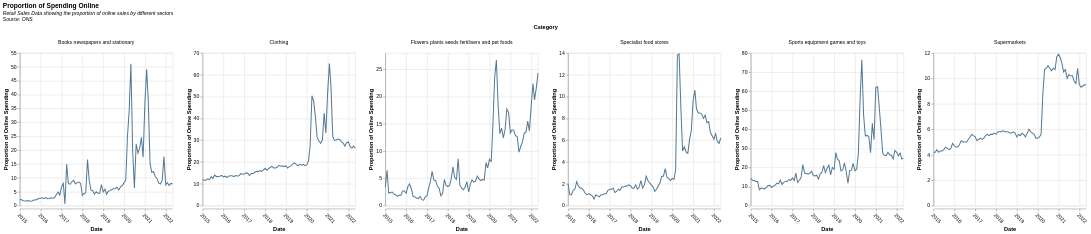

Express this chart as Vega-Lite.
### Vega-Lite specification from a JSON file in a GitHub repository (floating-point values rounded to 4 significant figures; data arrays with more than 128 entries replaced by an {"elided": "..."} marker saying what was removed)
{"$schema": "https://vega.github.io/schema/vega-lite/v5.json", "title": {"text": "Proportion of Spending Online", "subtitle": ["Retail Sales Data showing the proportion of online sales by different sectors", "Source: ONS"], "subtitleFontStyle": "italic", "subtitleFontSize": 10, "anchor": "start", "color": "black"}, "data": {"values": {"elided": "534 records"}, "format": {"parse": {"Date": "date"}}}, "facet": {"column": {"field": "Category"}}, "spec": {"mark": {"type": "line", "color": "#557A95"}, "encoding": {"y": {"field": "Value", "type": "quantitative", "title": "Proportion of Online Spending"}, "x": {"field": "Date", "type": "temporal", "axis": {"labelAngle": 45}}, "tooltip": {"field": "Value"}}}, "columns": 2, "resolve": {"scale": {"y": "independent"}}}
